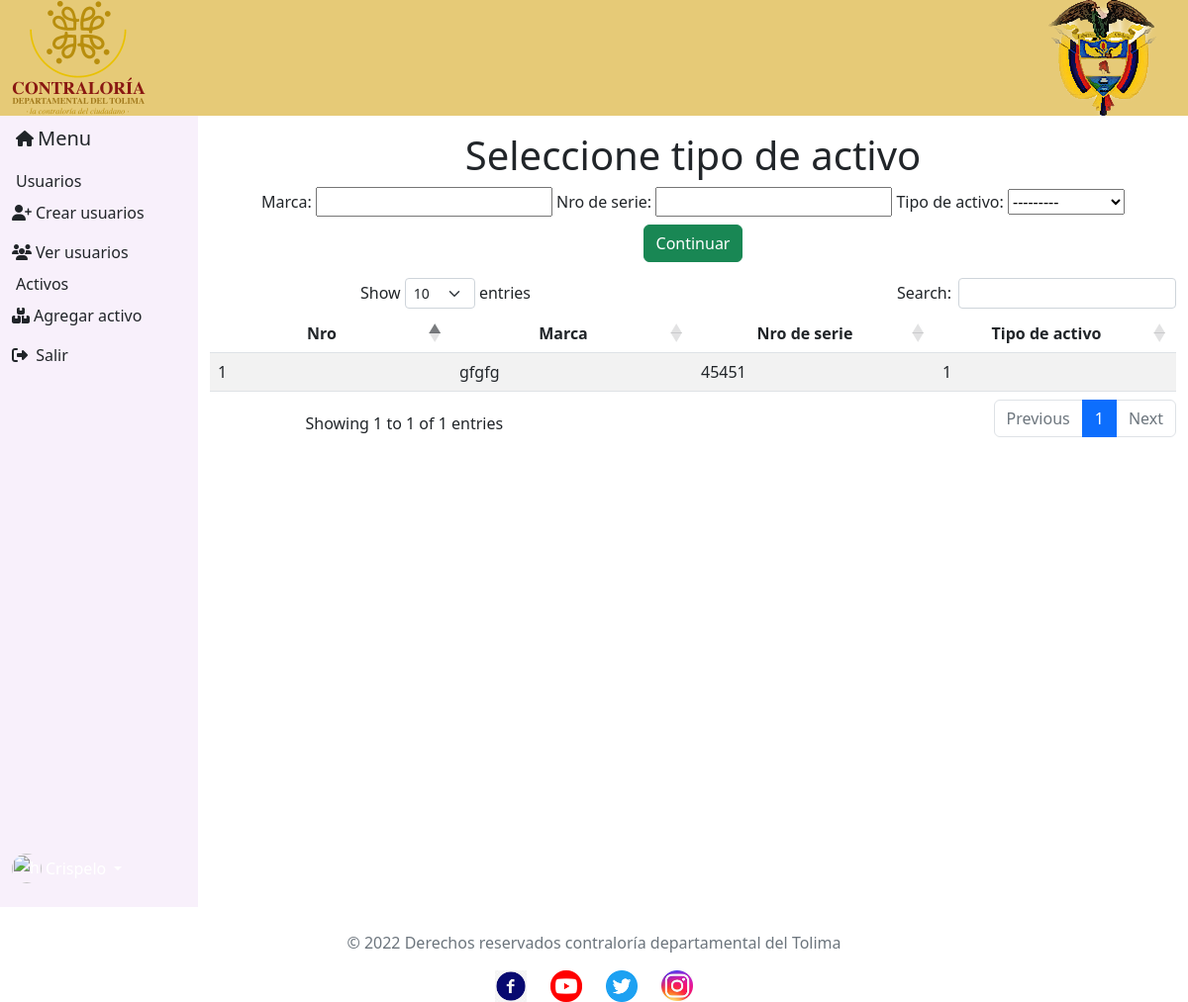
Page /activo/activo/ (signed in) on the committed database.
### activo/models.py (models this page shows)
class TipoActivo(models.Model):
    marca = models.CharField(max_length =50, null=False, blank=False, verbose_name= "marca")
    serie = models.CharField(max_length=30, null=False, blank=False, unique=True,verbose_name= "Nro de serie")
    class Activo(models.TextChoices):
        computador = '0', _('Computador')
        impresora = '1', _('Impresora')
    tipo_activo= models.CharField(max_length=1, choices=Activo.choices, verbose_name="Tipo de activo")

### activo/views.py (the view)
# urls.py: path('activo/', registrar_activo, name='activo'),
def registrar_activo(request):
    titulo="Registrar activo"
    form= TipoActivoForm()
    activos= TipoActivo.objects.all
    context={
        'titulo':titulo,
        'form': form,
        'activos':activos,
    }
    if request.method == 'POST':
        form = TipoActivoForm(request.POST)
        activo = form.save(commit=False)
        activo.save()
        return render(request, 'activo/activo.html',context)
    else:
        return render(request, 'activo/activo.html',context)

### activo/forms.py
class TipoActivoForm(forms.ModelForm):
    class Meta:
        model = TipoActivo
        fields = '__all__'

### core/templates/activo/activo.html (shortened to what this page needs)
{% extends 'partials/body.html' %}
{% block content %}
<link rel="stylesheet" href="https://cdn.datatables.net/responsive/2.4.1/css/responsive.bootstrap5.min.css">
<link rel="stylesheet" href="https://cdn.datatables.net/1.13.4/css/dataTables.bootstrap5.min.css">
<link rel="stylesheet" href="https://cdnjs.cloudflare.com/ajax/libs/twitter-bootstrap/5.2.0/css/bootstrap.min.css">
    {% load crispy_forms_tags %}
<div class="container">
  <div class="row">
    <div class="col-md-12">
      <h1>Seleccione tipo de activo</h1>
        <form  method="POST">
          {{form}}
          <button class="btn btn-success mt-2">Continuar</button>
        </form>
    </div>
  </div>
</div>
<table id="activos" class="table table-striped" style="width:100%">
  <thead>
      <div class="row">
        <tr>
          <th class="col-sm-3 col-3 mt-2 d-flex-inline text-center" scope=col>Nro</th>
          <th class="col-sm-3 col-3 mt-2 d-flex-inline text-center" scope="col"> Marca</th>
          <th class="col-sm-3 col-3 mt-2 d-flex-inline text-center" scope="col">Nro de serie</th>
          <th class="col-sm-3 col-3 mt-2 d-flex-inline text-center" hscope="col">Tipo de activo</th>
        </tr>
      </div>
  </thead>
<tbody>
    {% for activo in activos %}
    <tr>
        <td>{{activo.id}}</td>
        <td >{{activo.marca}}</td>
        <td>{{activo.serie}}</td>
        <td>{{activo.tipo_activo}}</td>
    </tr>
    {% endfor %}
</tbody>
</table>
{% endblock content %}

### rows in the picture
TipoActivo: id "1", marca "gfgfg", serie "45451", tipo_activo "1"
